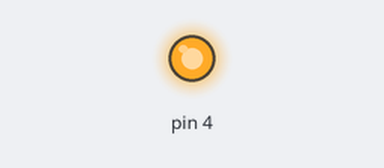
A sketch run on a simulated Arduino Uno, built with avr-gcc and run on an emulated ATmega328P. Parts: output pins drawn as LEDs (lit = HIGH).

Above: at 0.1 s.
Timing chart, 0 to 1.6 s (numbered marks = the images above):
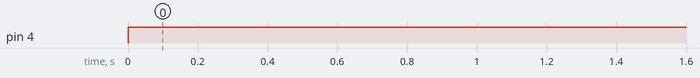

The sketch:

quadrant_attiny13.ino
```cpp
/*
  INNOVATOR INTERNATIONAL (PVT)LTD.
  https://www.innovator.lk/
  ------------------------------------------------------------------------------------
  Development Platform : Quadrant 1.0
  (embedded development platform)
  ------------------------------------------------------------------------------------
  Attiny13 Example.
  ------------------------------------------------------------------------------------
  Hardware setup :
  connect PB0 to Arduino digital PIN 11(D11)
  connect PB1 to Arduino digital PIN 12(D12)
  connect PB2 to Arduino digital PIN 13(D13)
  connect PB5 to Arduino digital PIN 10(D10)
  connect LED1 to Arduino digital PIN  9(D9)
  connect PB4 to LED2
  ------------------------------------------------------------------------------------
  install : https://mcudude.github.io/MicroCore/package_MCUdude_MicroCore_index.json
  to Arduino IDE.
  ------------------------------------------------------------------------------------
  then go to File -> ArduinoISP -> upload the sketch to Arduino board.
  if ArduinoISP is working you'll see LED1 fade in and fade off.
  ------------------------------------------------------------------------------------
  now select tools -> board -> microcore -> Attiny13.
  then go to tools -> and select Arduino as ISP.
  now tools -> burn bootloader.
  ------------------------------------------------------------------------------------
  now go to file -> examples -> basic -> blink.
  change "LED_BUILTIN" to "4"
  then go to sketch -> upload using programmer.
  if everything is gone accordingly you'll see LED2 blinking.
  ------------------------------------------------------------------------------------
  24 march 2021
*/

void setup() {
  pinMode(4, OUTPUT);
}


void loop() {
  digitalWrite(4, HIGH);
  delay(1000);
  digitalWrite(LED_BUILTIN, LOW);
  delay(1000);
}
```

Measured:
- by itself, pin 4: LOW → HIGH at 0.00 s
